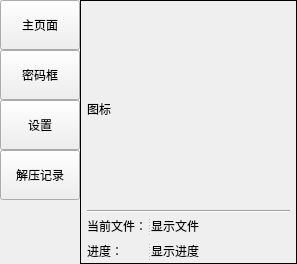
<?xml version="1.0" encoding="UTF-8"?>
<ui version="4.0">
 <class>MainWindow</class>
 <widget class="QMainWindow" name="MainWindow">
  <property name="geometry">
   <rect>
    <x>0</x>
    <y>0</y>
    <width>292</width>
    <height>264</height>
   </rect>
  </property>
  <property name="windowTitle">
   <string>MainWindow</string>
  </property>
  <widget class="QWidget" name="centralwidget">
   <layout class="QHBoxLayout" name="horizontalLayout">
    <property name="spacing">
     <number>0</number>
    </property>
    <property name="leftMargin">
     <number>0</number>
    </property>
    <property name="topMargin">
     <number>0</number>
    </property>
    <property name="rightMargin">
     <number>0</number>
    </property>
    <property name="bottomMargin">
     <number>0</number>
    </property>
    <item alignment="Qt::AlignTop">
     <widget class="QSplitter" name="splitter">
      <property name="orientation">
       <enum>Qt::Vertical</enum>
      </property>
      <property name="handleWidth">
       <number>0</number>
      </property>
      <widget class="QPushButton" name="button_page_main">
       <property name="minimumSize">
        <size>
         <width>0</width>
         <height>50</height>
        </size>
       </property>
       <property name="maximumSize">
        <size>
         <width>16777215</width>
         <height>16777215</height>
        </size>
       </property>
       <property name="text">
        <string>主页面</string>
       </property>
       <property name="autoRepeat">
        <bool>false</bool>
       </property>
       <property name="autoDefault">
        <bool>false</bool>
       </property>
       <property name="default">
        <bool>false</bool>
       </property>
       <property name="flat">
        <bool>false</bool>
       </property>
       <attribute name="buttonGroup">
        <string notr="true">buttonGroup</string>
       </attribute>
      </widget>
      <widget class="QPushButton" name="button_page_password">
       <property name="minimumSize">
        <size>
         <width>0</width>
         <height>50</height>
        </size>
       </property>
       <property name="maximumSize">
        <size>
         <width>16777215</width>
         <height>16777215</height>
        </size>
       </property>
       <property name="text">
        <string>密码框</string>
       </property>
       <attribute name="buttonGroup">
        <string notr="true">buttonGroup</string>
       </attribute>
      </widget>
      <widget class="QPushButton" name="button_page_setting">
       <property name="minimumSize">
        <size>
         <width>0</width>
         <height>50</height>
        </size>
       </property>
       <property name="maximumSize">
        <size>
         <width>16777215</width>
         <height>16777215</height>
        </size>
       </property>
       <property name="text">
        <string>设置</string>
       </property>
       <attribute name="buttonGroup">
        <string notr="true">buttonGroup</string>
       </attribute>
      </widget>
      <widget class="QPushButton" name="button_page_setting_2">
       <property name="minimumSize">
        <size>
         <width>0</width>
         <height>50</height>
        </size>
       </property>
       <property name="maximumSize">
        <size>
         <width>16777215</width>
         <height>16777215</height>
        </size>
       </property>
       <property name="text">
        <string>解压记录</string>
       </property>
      </widget>
     </widget>
    </item>
    <item>
     <widget class="QStackedWidget" name="stackedWidget">
      <property name="acceptDrops">
       <bool>false</bool>
      </property>
      <property name="frameShape">
       <enum>QFrame::Box</enum>
      </property>
      <property name="currentIndex">
       <number>0</number>
      </property>
      <widget class="QWidget" name="page">
       <property name="acceptDrops">
        <bool>false</bool>
       </property>
       <layout class="QVBoxLayout" name="verticalLayout_3">
        <property name="spacing">
         <number>0</number>
        </property>
        <property name="leftMargin">
         <number>6</number>
        </property>
        <property name="topMargin">
         <number>6</number>
        </property>
        <property name="rightMargin">
         <number>6</number>
        </property>
        <property name="bottomMargin">
         <number>0</number>
        </property>
        <item>
         <widget class="QLabel" name="label_icon">
          <property name="acceptDrops">
           <bool>true</bool>
          </property>
          <property name="frameShape">
           <enum>QFrame::NoFrame</enum>
          </property>
          <property name="text">
           <string>图标</string>
          </property>
          <property name="scaledContents">
           <bool>true</bool>
          </property>
         </widget>
        </item>
        <item>
         <widget class="Line" name="line_3">
          <property name="orientation">
           <enum>Qt::Horizontal</enum>
          </property>
         </widget>
        </item>
        <item>
         <widget class="QSplitter" name="splitter_2">
          <property name="orientation">
           <enum>Qt::Horizontal</enum>
          </property>
          <widget class="QLabel" name="label_3">
           <property name="maximumSize">
            <size>
             <width>60</width>
             <height>25</height>
            </size>
           </property>
           <property name="text">
            <string>当前文件：</string>
           </property>
          </widget>
          <widget class="QLabel" name="label_current_file">
           <property name="text">
            <string>显示文件</string>
           </property>
          </widget>
         </widget>
        </item>
        <item>
         <widget class="QSplitter" name="splitter_3">
          <property name="orientation">
           <enum>Qt::Horizontal</enum>
          </property>
          <widget class="QLabel" name="label_4">
           <property name="maximumSize">
            <size>
             <width>60</width>
             <height>25</height>
            </size>
           </property>
           <property name="text">
            <string>进度：</string>
           </property>
          </widget>
          <widget class="QLabel" name="label_schedule">
           <property name="text">
            <string>显示进度</string>
           </property>
          </widget>
         </widget>
        </item>
       </layout>
      </widget>
      <widget class="QWidget" name="page_2">
       <layout class="QVBoxLayout" name="verticalLayout_2">
        <item>
         <widget class="QPlainTextEdit" name="text_password"/>
        </item>
        <item>
         <layout class="QHBoxLayout" name="horizontalLayout_4">
          <item>
           <widget class="QPushButton" name="button_update_password">
            <property name="sizePolicy">
             <sizepolicy hsizetype="Minimum" vsizetype="Minimum">
              <horstretch>0</horstretch>
              <verstretch>0</verstretch>
             </sizepolicy>
            </property>
            <property name="text">
             <string>更新</string>
            </property>
           </widget>
          </item>
          <item>
           <layout class="QVBoxLayout" name="verticalLayout">
            <item>
             <widget class="QPushButton" name="button_export_password">
              <property name="text">
               <string>导出</string>
              </property>
             </widget>
            </item>
            <item>
             <widget class="QPushButton" name="button_export_password_with_number">
              <property name="text">
               <string>导出(含次数)</string>
              </property>
             </widget>
            </item>
           </layout>
          </item>
         </layout>
        </item>
       </layout>
      </widget>
      <widget class="QWidget" name="page_3">
       <layout class="QVBoxLayout" name="verticalLayout_4">
        <item>
         <widget class="QCheckBox" name="checkBox_model_unzip">
          <property name="text">
           <string>解压模式</string>
          </property>
          <attribute name="buttonGroup">
           <string notr="true">buttonGroup_2</string>
          </attribute>
         </widget>
        </item>
        <item>
         <widget class="QCheckBox" name="checkBox_model_test">
          <property name="text">
           <string>测试模式</string>
          </property>
          <attribute name="buttonGroup">
           <string notr="true">buttonGroup_2</string>
          </attribute>
         </widget>
        </item>
        <item>
         <widget class="Line" name="line">
          <property name="orientation">
           <enum>Qt::Horizontal</enum>
          </property>
         </widget>
        </item>
        <item>
         <widget class="QCheckBox" name="checkBox_delect_zip">
          <property name="text">
           <string>是否删除原文件</string>
          </property>
         </widget>
        </item>
        <item>
         <widget class="Line" name="line_2">
          <property name="orientation">
           <enum>Qt::Horizontal</enum>
          </property>
         </widget>
        </item>
        <item>
         <widget class="QCheckBox" name="checkBox_nested_folders">
          <property name="text">
           <string>是否处理套娃文件夹</string>
          </property>
          <property name="checked">
           <bool>false</bool>
          </property>
         </widget>
        </item>
        <item>
         <widget class="QCheckBox" name="checkBox_nested_zip">
          <property name="text">
           <string>是否处理套娃压缩包</string>
          </property>
         </widget>
        </item>
        <item>
         <widget class="QCheckBox" name="checkBox_check_zip">
          <property name="text">
           <string>是否仅识别压缩包(基于magic库)</string>
          </property>
          <property name="checked">
           <bool>false</bool>
          </property>
         </widget>
        </item>
       </layout>
      </widget>
      <widget class="QWidget" name="page_4">
       <layout class="QHBoxLayout" name="horizontalLayout_2">
        <property name="spacing">
         <number>0</number>
        </property>
        <property name="leftMargin">
         <number>0</number>
        </property>
        <property name="topMargin">
         <number>0</number>
        </property>
        <property name="rightMargin">
         <number>0</number>
        </property>
        <property name="bottomMargin">
         <number>0</number>
        </property>
        <item>
         <widget class="QTreeWidget" name="treeWidget"/>
        </item>
       </layout>
      </widget>
     </widget>
    </item>
   </layout>
  </widget>
 </widget>
 <resources/>
 <connections/>
 <buttongroups>
  <buttongroup name="buttonGroup_2"/>
  <buttongroup name="buttonGroup"/>
 </buttongroups>
</ui>
